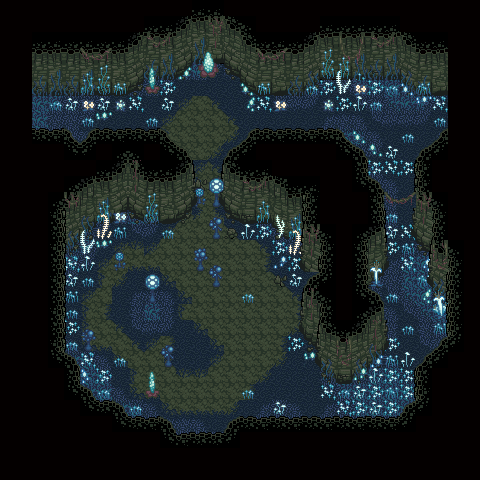

The image is a tile-based game level rendered from a .tmx file. Its description and source (layers, tilesets, objects; grid data summarised) follow:
An orthogonal 30x30 tile map with 16x16 px tiles, 6 tile layers (Natural Lower Chip, Natural Walls, Natural Upper Chip, Natural Wall Sidings, ...), 2 hidden layers not drawn, 2 tilesets and 8 objects (6x Event, warper, item).

<map version="1.0" orientation="orthogonal" renderorder="right-down" width="30" height="30" tilewidth="16" tileheight="16" nextobjectid="97">
 <properties>
  <property name="bgm" value="shape" />
  <property name="radio" value="Can you cut a path down the southern hall? I see something on the camera." />
 </properties>
 <tileset firstgid="1" source="../tilesets/natural.tsx" />
 <tileset firstgid="481" source="../tilesets/artificial.tsx" />
 <layer name="Artificial Lower Chip" width="30" height="30" visible="0">
  <properties>
   <property name="z" value="0.0" />
  </properties>
  <data>[900 cells, 873 non-empty, 49 distinct tile ids]</data>
 </layer>
 <layer name="Natural Lower Chip" width="30" height="30">
  <properties>
   <property name="alt" value="true" />
   <property name="z" value="0.0" />
  </properties>
  <data>[900 cells, 900 non-empty, 30 distinct tile ids]</data>
 </layer>
 <layer name="Natural Walls" width="30" height="30">
  <properties>
   <property name="alt" value="true" />
   <property name="z" value=".1" />
  </properties>
  <data>[900 cells, 302 non-empty, 48 distinct tile ids]</data>
 </layer>
 <layer name="Artificial Upper Chip" width="30" height="30" visible="0">
  <properties>
   <property name="z" value=".5" />
  </properties>
  <data>[900 cells, 46 non-empty, 28 distinct tile ids]</data>
 </layer>
 <layer name="Natural Upper Chip" width="30" height="30">
  <properties>
   <property name="alt" value="true" />
   <property name="z" value=".5" />
  </properties>
  <data>[900 cells, 139 non-empty, 39 distinct tile ids]</data>
 </layer>
 <layer name="Natural Wall Sidings" width="30" height="30">
  <properties>
   <property name="alt" value="true" />
   <property name="z" value=".2" />
  </properties>
  <data>[900 cells, 79 non-empty, 22 distinct tile ids]</data>
 </layer>
 <objectgroup name="Object Layer" visible="0">
  <properties>
   <property name="z" value=".5" />
  </properties>
  <object id="79" name="Warper" type="warper" x="192" y="144" width="16" height="16">
   <properties>
    <property name="appearance" value="anim_warper" />
    <property name="movable" value="" />
    <property name="period" value=".6" />
    <property name="radius1" value="80" />
    <property name="radius2" value="82" />
   </properties>
  </object>
  <object id="90" name="tele" type="Event" x="16" y="96" width="16" height="32">
   <properties>
    <property name="onCollide" value="teleport('sector2/3d.tmx', 69, 10)" />
   </properties>
  </object>
  <object id="91" name="arrow" type="Event" x="16" y="80" width="16" height="16">
   <properties>
    <property name="appearance" value="4dir_arrow" />
    <property name="face" value="WEST" />
   </properties>
  </object>
  <object id="92" name="arrow" type="Event" x="16" y="96" width="16" height="16">
   <properties>
    <property name="appearance" value="4dir_arrow" />
    <property name="face" value="WEST" />
   </properties>
  </object>
  <object id="93" name="arrow" type="Event" x="448" y="80" width="16" height="16">
   <properties>
    <property name="appearance" value="4dir_arrow" />
    <property name="face" value="EAST" />
   </properties>
  </object>
  <object id="94" name="arrow" type="Event" x="448" y="96" width="16" height="16">
   <properties>
    <property name="appearance" value="4dir_arrow" />
    <property name="face" value="EAST" />
   </properties>
  </object>
  <object id="95" name="tele" type="Event" x="448" y="96" width="16" height="32">
   <properties>
    <property name="onCollide" value="teleport('sector2/3f.tmx', 3, 16)" />
   </properties>
  </object>
  <object id="96" name="Guide Notes" type="item" x="128" y="304" width="16" height="16">
   <properties>
    <property name="key" value="item_guide" />
   </properties>
  </object>
 </objectgroup>
 <layer name="Artificial Overhead Chip" width="30" height="30">
  <properties>
   <property name="z" value="1.5" />
  </properties>
  <data>[900 cells, 0 non-empty, 0 distinct tile ids]</data>
 </layer>
 <layer name="Natural Overhead Chip" width="30" height="30">
  <properties>
   <property name="alt" value="true" />
   <property name="z" value="1.5" />
  </properties>
  <data>[900 cells, 21 non-empty, 13 distinct tile ids]</data>
 </layer>
</map>
